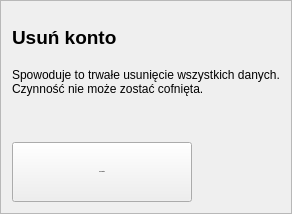
                  <widget class="QFrame" name="usun_konto">
                   <property name="minimumSize">
                    <size>
                     <width>0</width>
                     <height>180</height>
                    </size>
                   </property>
                   <property name="maximumSize">
                    <size>
                     <width>16777215</width>
                     <height>220</height>
                    </size>
                   </property>
                   <property name="frameShape">
                    <enum>QFrame::StyledPanel</enum>
                   </property>
                   <property name="frameShadow">
                    <enum>QFrame::Raised</enum>
                   </property>
                   <layout class="QVBoxLayout" name="verticalLayout_10">
                    <item>
                     <widget class="QLabel" name="lb_usun_konto">
                      <property name="minimumSize">
                       <size>
                        <width>0</width>
                        <height>50</height>
                       </size>
                      </property>
                      <property name="maximumSize">
                       <size>
                        <width>16777215</width>
                        <height>50</height>
                       </size>
                      </property>
                      <property name="font">
                       <font>
                        <pointsize>14</pointsize>
                        <weight>75</weight>
                        <bold>true</bold>
                       </font>
                      </property>
                      <property name="text">
                       <string>Usuń konto</string>
                      </property>
                      <property name="alignment">
                       <set>Qt::AlignLeading|Qt::AlignLeft|Qt::AlignVCenter</set>
                      </property>
                     </widget>
                    </item>
                    <item>
                     <widget class="QLabel" name="lb_spowoduje">
                      <property name="font">
                       <font>
                        <pointsize>9</pointsize>
                       </font>
                      </property>
                      <property name="text">
                       <string>Spowoduje to trwałe usunięcie wszystkich danych. 
Czynność nie może zostać cofnięta.</string>
                      </property>
                     </widget>
                    </item>
                    <item>
                     <spacer name="verticalSpacer_2">
                      <property name="orientation">
                       <enum>Qt::Vertical</enum>
                      </property>
                      <property name="sizeHint" stdset="0">
                       <size>
                        <width>20</width>
                        <height>40</height>
                       </size>
                      </property>
                     </spacer>
                    </item>
                    <item>
                     <widget class="QPushButton" name="btn_usun_konto">
                      <property name="minimumSize">
                       <size>
                        <width>180</width>
                        <height>60</height>
                       </size>
                      </property>
                      <property name="maximumSize">
                       <size>
                        <width>180</width>
                        <height>60</height>
                       </size>
                      </property>
                      <property name="font">
                       <font>
                        <pointsize>-1</pointsize>
                        <weight>99</weight>
                        <bold>true</bold>
                       </font>
                      </property>
                      <property name="text">
                       <string>Usuń konto</string>
                      </property>
                     </widget>
                    </item>
                   </layout>
                  </widget>
